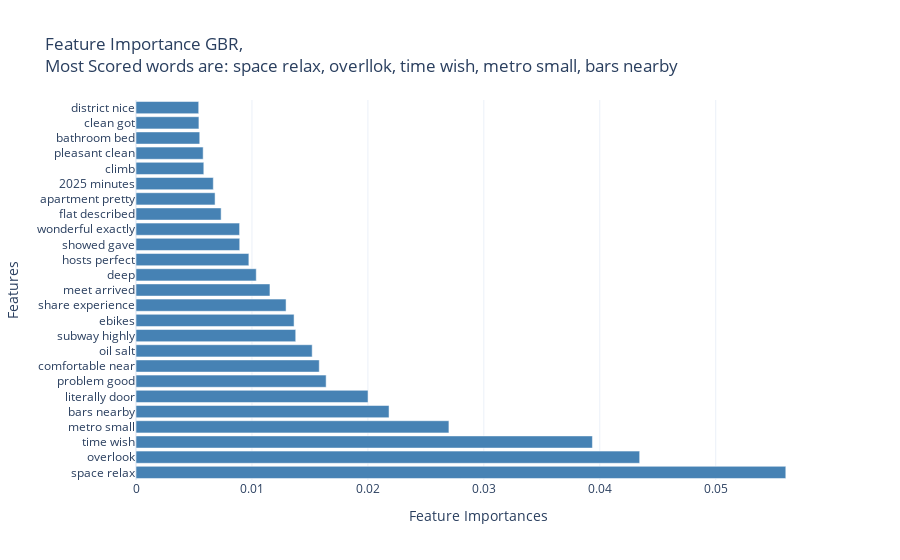

This figure's notebook cell:
### Code cell
model = 'model_GradientBoostingClassifier(max_features=1.0, n_estimators=500, random_state=42)_7n.joblib'
feature_importance(model, df, labels_7, 'GBR', 
                   'Feature Importance GBR,<br>Most Scored words are: space relax, overllok, time wish, metro small, bars nearby')

### Figure 1 — Plotly figure (JSON) as saved in the notebook; plotly's stock layout.template omitted (floating-point values rounded to 4 significant figures)
{"data": [{"alignmentgroup": "True", "hovertemplate": "GBR=%{x}<br>Feature=%{y}<extra></extra>", "legendgroup": "", "marker": {"color": "steelblue", "pattern": {"shape": ""}}, "name": "", "offsetgroup": "", "orientation": "h", "showlegend": false, "textposition": "auto", "type": "bar", "x": [0.05604, 0.04344, 0.03936, 0.02699, 0.02182, 0.02001, 0.0164, 0.01581, 0.01519, 0.01378, 0.01363, 0.01294, 0.01155, 0.01037, 0.009733, 0.008946, 0.008934, 0.007342, 0.006819, 0.006668, 0.005849, 0.005792, 0.005497, 0.005427, 0.005409], "xaxis": "x", "y": ["space relax", "overlook", "time wish", "metro small", "bars nearby", "literally door", "problem good", "comfortable near", "oil salt", "subway highly", "ebikes", "share experience", "meet arrived", "deep", "hosts perfect", "showed gave", "wonderful exactly", "flat described", "apartment pretty", "2025 minutes", "climb", "pleasant clean", "bathroom bed", "clean got", "district nice"], "yaxis": "y"}], "layout": {"barmode": "relative", "legend": {"tracegroupgap": 0}, "title": {"text": "Feature Importance GBR,<br>Most Scored words are: space relax, overllok, time wish, metro small, bars nearby"}, "xaxis": {"anchor": "y", "domain": [0, 1], "title": {"text": "Feature Importances"}}, "yaxis": {"anchor": "x", "domain": [0, 1], "tickmode": "linear", "title": {"text": "Features"}}}}
